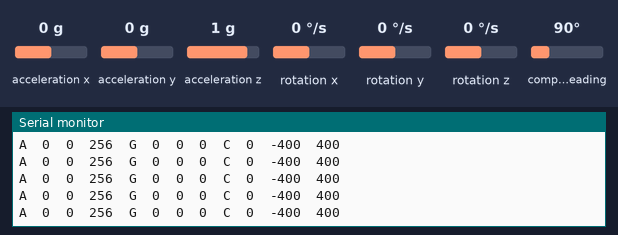
Bench run of a sketch on a simulated Arduino Uno, built with avr-gcc and run on an emulated ATmega328P. On the bench: the last lines printed to the serial monitor. Wiring (inferred from the names in the program): HMC5883L compass at I2C address 0x1E; ADXL345 accelerometer at I2C address 0x53; ITG-3200 gyroscope at I2C address 0x68. The test bench sets the inputs (shaded band); at power-on: acceleration x 0 g, acceleration y 0 g, acceleration z 1 g, rotation x 0 °/s, rotation y 0 °/s, rotation z 0 °/s, compass heading 90°.

Above: at 1.2 s.
1.3 s: acceleration x set to -1.4 g
At 1.8 s:
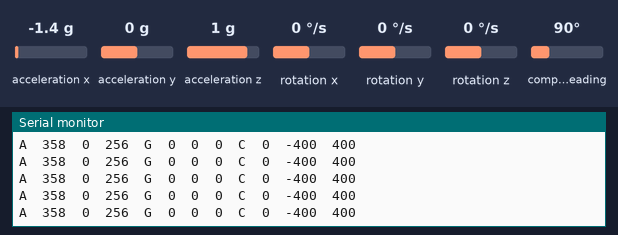
4.3 s: acceleration y set to -1.4 g
At 5.1 s:
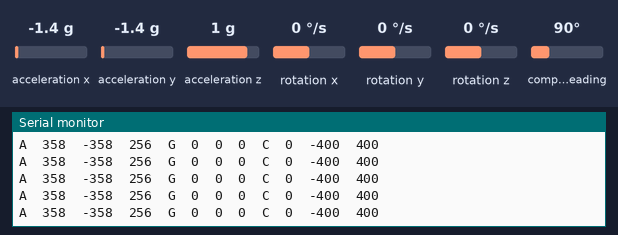
7.3 s: acceleration z set to -1.4 g
At 7.9 s:
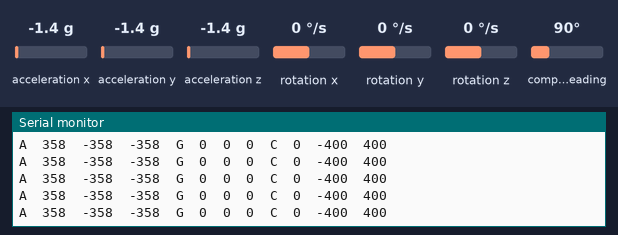
10.3 s: rotation x set to -192 °/s
At 10.8 s:
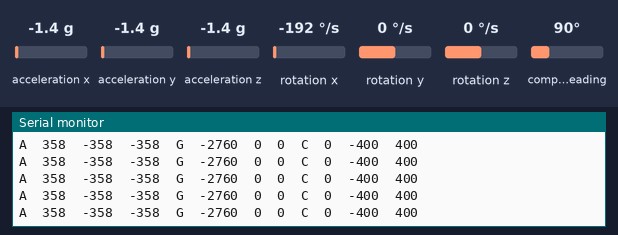
13.3 s: rotation y set to -192 °/s
At 14.0 s:
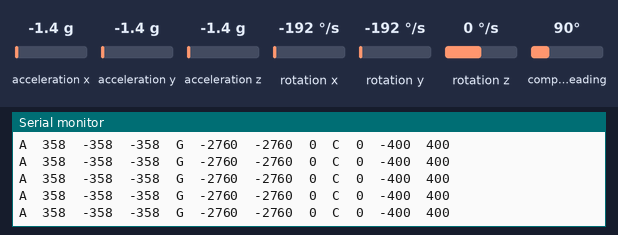

Measured:
- after the input at 1.3 s, the serial monitor: prints a new line at once (image 1)
- after the input at 4.3 s, the serial monitor: prints a new line at once (image 2)
- after the input at 7.3 s, the serial monitor: prints a new line at once (image 3)
- after the input at 10.3 s, the serial monitor: prints a new line at once (image 4)
- after the input at 13.3 s, the serial monitor: prints a new line at once (image 5)

The sketch:

firmware_imu.ino
```cpp
/*
Reading 9DOF sensor stick from Sparkfun
 http://www.sparkfun.com/products/10724

Arduino Uno R3:
  VCC 5V
  gnd 0v
  SDA A4
  SCL A5

Original by DARPA Team Mojavaton
http://playground.arduino.cc//Main/SEN-10724

Slight cleanup by Dr. Orion Lawlor, lawlor@alaska.edu, 2014-11-04 (Public Domain)
*/
#include <Wire.h>

#define GYROADDR 0x68
#define COMPASSADDR 0x1e
#define ACCELADDR 0x53

union XYZBuffer {
  struct {
    short x,y,z;
  } value;
  byte buff[6];
};

void changeEndian(union XYZBuffer *xyz) {
  for (int i=0;i<6;i+=2) {
    byte t=xyz->buff[i];
    xyz->buff[i]=xyz->buff[i+1];
    xyz->buff[i+1]=t;
  }
}

// Generically useful reading into a union type
void readXYZ(int device,union XYZBuffer *xyz) {
  Wire.requestFrom(device, 6);
  long start=millis();
  while (!Wire.available() && (millis()-start)<100);
  if (millis()-start<100) {
    for (int i=0;i<6;i++)
      xyz->buff[i]=Wire.read();
  }
}

void setupAccel(int device) {
  // Check ID to see if we are communicating
  Wire.beginTransmission(device);
  Wire.write(0x00); // One Reading
  Wire.endTransmission();
  Wire.requestFrom(device,1);
  while (!Wire.available());
  byte ch=Wire.read();
  Serial.print("Accel id is 0x");
  Serial.println(ch,HEX);
  // Should output E5

  // https://www.sparkfun.com/datasheets/Sensors/Accelerometer/ADXL345.pdf
  // Page 16
  Wire.beginTransmission(device);
  Wire.write(0x2d);  // POWER_CTL
  Wire.write(0x08);
  Wire.endTransmission();
  Wire.beginTransmission(device);
  Wire.write(0x38); // FIFO control
  Wire.write(0x84); // 4-entry fifo
  Wire.endTransmission();

}
void readAccel(int device,union XYZBuffer *xyz) {
  Wire.beginTransmission(device);
  Wire.write(0x32); // One Reading: data format XYZ
  Wire.endTransmission();
  readXYZ(device,xyz);
  xyz->value.x=-xyz->value.x; // flip x, to agree with board and be right-handed coords
}

void setupCompass(int device) {
  // Check ID to see if we are communicating
  Serial.print("Compass id is ");
  Wire.beginTransmission(device);
  Wire.write(10); // One Reading
  Wire.endTransmission();
  Wire.requestFrom(device,2);
  while (!Wire.available());
  char ch=Wire.read();
  Serial.print(ch);
  ch=Wire.read();
  Serial.println(ch);
  // Should output H4

// Page 18
// at http://dlnmh9ip6v2uc.cloudfront.net/datasheets/Sensors/Magneto/HMC5883L-FDS.pdf
  Wire.beginTransmission(device);
  Wire.write(0x00); Wire.write(0x70);
  Wire.endTransmission();
  Wire.beginTransmission(device);
  Wire.write(0x01); Wire.write(0xA0);
  Wire.endTransmission();
  Wire.beginTransmission(device);
  Wire.write(0x02); Wire.write(0x00); //  Reading
  Wire.endTransmission();
  delay(6);
}
void readCompass(int device,union XYZBuffer *xyz) {
  readXYZ(device,xyz);
  changeEndian(xyz);
  Wire.beginTransmission(device);
  Wire.write(0x03);
  Wire.endTransmission();
}

void setupGyro(int device) {
  // Check ID to see if we are communicating
  Wire.beginTransmission(device);
  Wire.write(0x00); // One Reading
  Wire.endTransmission();
  Wire.requestFrom(device,1);
  while (!Wire.available());
  byte ch=Wire.read();
  Serial.print("Gyro id is 0x");
  Serial.println(ch,HEX);
  // Should output 69
}
void readGyro(int device,union XYZBuffer *xyz) {
  // https://www.sparkfun.com/datasheets/Sensors/Gyro/PS-ITG-3200-00-01.4.pdf
  // page 20
  Wire.beginTransmission(device);
  Wire.write(0x1d);
  Wire.endTransmission();
  readXYZ(device,xyz);
  changeEndian(xyz);
}

void output(union XYZBuffer xyz) {
  Serial.print(xyz.value.x);
  Serial.print('	');
  Serial.print(xyz.value.y);
  Serial.print('	');
  Serial.print(xyz.value.z);
}

void setup()
{
  Serial.begin(57600);  // start serial for output
  Wire.begin();        // join i2c bus (address optional for master)
  setupCompass(COMPASSADDR);
  setupAccel(ACCELADDR);
  setupGyro(GYROADDR);
}

void loop()
{
  union XYZBuffer compass,gyro,accel;
  readAccel(ACCELADDR,&accel);
  readCompass(COMPASSADDR,&compass);
  readGyro(GYROADDR,&gyro);
  Serial.print("A	");
  output(accel);
  Serial.print("	G	");
  output(gyro);
  Serial.print("	C	");
  output(compass);
  Serial.println();
}
```
